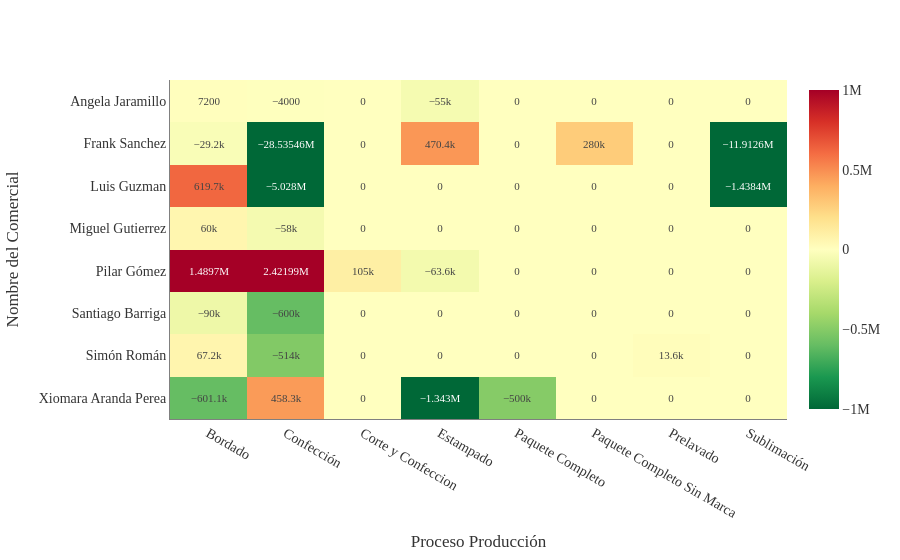

Here is the notebook cell this chart was saved with:
### Markdown cell above
## Impacto económico por comercial

### Code cell
import numpy as np

df_heatmap = df_costos.pivot_table(
    index='Nombre del Comercial',
    columns='Proceso Producción',
    values='Diferencia',
    aggfunc='sum'  # puedes cambiar a sum si quieres impacto total
)
df_mediana = df_costos.pivot_table(
    index='Nombre del Comercial',
    columns='Proceso Producción',
    values='Diferencia valor unitario',
    aggfunc='median'
)

df_media = df_costos.pivot_table(
    index='Nombre del Comercial',
    columns='Proceso Producción',
    values='Diferencia valor unitario',
    aggfunc='mean'
)
df_media = df_media.reindex_like(df_heatmap).fillna(0)
df_mediana = df_mediana.reindex_like(df_heatmap).fillna(0)

customdata = np.dstack((
    df_media.values,
    df_mediana.values
))

figcomercial = px.imshow(
    df_heatmap,
    text_auto=True,
    color_continuous_scale='RdYlGn_r',  
    aspect='auto'
)

figcomercial.update_traces(
    customdata=customdata,
    hovertemplate=
        "Comercial: %{y}<br>" +
        "Proceso: %{x}<br><br>" +
        "Diferencia: %{z:,.0f}<br>" +
        #"Media: %{customdata[0]:,.0f}<br>" +
        "Mediana: %{customdata[1]:,.0f}<br>" +
        "<extra></extra>"
)

# Limitar escala a percentil 95 para mejor visualización de diferencias
percentil = np.percentile(np.abs(df_heatmap.values), 95)

figcomercial.update_layout(
    # Centrar escala de color en 0 (usando percentil para evitar valores extremos)
    coloraxis=dict(
        cmin=-1000000,
        cmax=1000000,
        cmid=0
    ),
    # 1. Fondo transparente
    paper_bgcolor='rgba(0,0,0,0)',
    plot_bgcolor='rgba(0,0,0,0)',
    
    # 2. Tipografía Times New Roman
    font=dict(
        family="Times New Roman, Times, serif",
        size=14,
        color="#333333" # Color de letra gris muy oscuro (casi negro)
    ),
    
    # Ajuste opcional de márgenes para que la letra no se corte
    margin=dict(t=80, b=50, l=50, r=50)
)

# 3. Líneas de cuadrícula más oscuras
figcomercial.update_xaxes(
    showgrid=True, 
    gridwidth=1, 
    gridcolor='#bdbdbd', # Un gris más marcado (puedes usar 'gray' si lo quieres aún más oscuro)
    linecolor='gray',    # Línea del eje principal en negro
    zeroline=True,        # Mantener la línea del cero...
    zerolinecolor='#d3d3d3', # ...pero usar un gris mucho más suave (LightGrey)
    zerolinewidth=1
)

figcomercial.update_yaxes(
    showgrid=True, 
    gridwidth=1, 
    gridcolor='#bdbdbd', 
    linecolor='gray'
)

figcomercial.show()

### Figure 1 — Plotly figure (JSON) as saved in the notebook; plotly's stock layout.template omitted (floating-point values rounded to 4 significant figures)
{"data": [{"coloraxis": "coloraxis", "customdata": [400.0, 0.0, -333.3, -500.0, 0.0, 0.0, -5000.0, -5000.0, 0.0, 0.0, 0.0, 0.0, 0.0, 0.0, 0.0, 0.0, 4.0, -100.0, -117.4, 500.0, 0.0, 0.0, 968.2, 950.0, 0.0, 0.0, 7000.0, 7000.0, 0.0, 0.0, -3391.0, -2100.0, 126.0, 0.0, -370.4, 0.0, 0.0, 0.0, 0.0, 0.0, 0.0, 0.0, 0.0, 0.0, 0.0, 0.0, -6200.0, -6200.0, -81.82, -150.0, -125.0, 0.0, 0.0, 0.0, 0.0, 0.0, 0.0, 0.0, 0.0, 0.0, 0.0, 0.0, 0.0, 0.0, 1510.0, 150.0, 489.6, 658.0, 2100.0, 2100.0, 266.7, 500.0, 0.0, 0.0, 0.0, 0.0, 0.0, 0.0, 0.0, 0.0, -300.0, -300.0, -500.0, 0.0, 0.0, 0.0, 0.0, 0.0, 0.0, 0.0, 0.0, 0.0, 0.0, 0.0, 0.0, 0.0, 333.3, -200.0, -1056.0, 0.0, 0.0, 0.0, 0.0, 0.0, 0.0, 0.0, 0.0, 0.0, 100.0, 100.0, 0.0, 0.0, -166.0, 0.0, 739.2, 0.0, 0.0, 0.0, 513.3, 1000.0, -1000.0, -1000.0, 0.0, 0.0, 0.0, 0.0, 0.0, 0.0], "hovertemplate": "Comercial: %{y}<br>Proceso: %{x}<br><br>Diferencia: %{z:,.0f}<br>Mediana: %{customdata[1]:,.0f}<br><extra></extra>", "name": "0", "texttemplate": "%{z}", "type": "heatmap", "x": ["Bordado", "Confección", "Corte y Confeccion", "Estampado", "Paquete Completo", "Paquete Completo Sin Marca", "Prelavado", "Sublimación"], "xaxis": "x", "y": ["Angela Jaramillo", "Frank Sanchez", "Luis Guzman", "Miguel Gutierrez", "Pilar Gómez", "Santiago Barriga", "Simón Román", "Xiomara Aranda Perea"], "yaxis": "y", "z": [[7200.0, -4000.0, 0.0, -55000.0, 0.0, 0.0, 0.0, 0.0], [-29200.0, -28540000.0, 0.0, 470400.0, 0.0, 280000.0, 0.0, -11910000.0], [619700.0, -5028000.0, 0.0, 0.0, 0.0, 0.0, 0.0, -1438000.0], [60000.0, -58000.0, 0.0, 0.0, 0.0, 0.0, 0.0, 0.0], [1490000.0, 2422000.0, 105000.0, -63600.0, 0.0, 0.0, 0.0, 0.0], [-90000.0, -600000.0, 0.0, 0.0, 0.0, 0.0, 0.0, 0.0], [67200.0, -514000.0, 0.0, 0.0, 0.0, 0.0, 13600.0, 0.0], [-601100.0, 458300.0, 0.0, -1343000.0, -500000.0, 0.0, 0.0, 0.0]]}], "layout": {"coloraxis": {"cmax": 1000000, "cmid": 0, "cmin": -1000000, "colorscale": [[0, "rgb(0,104,55)"], [0.1, "rgb(26,152,80)"], [0.2, "rgb(102,189,99)"], [0.3, "rgb(166,217,106)"], [0.4, "rgb(217,239,139)"], [0.5, "rgb(255,255,191)"], [0.6, "rgb(254,224,139)"], [0.7, "rgb(253,174,97)"], [0.8, "rgb(244,109,67)"], [0.9, "rgb(215,48,39)"], [1, "rgb(165,0,38)"]]}, "font": {"color": "#333333", "family": "Times New Roman, Times, serif", "size": 14}, "margin": {"b": 50, "l": 50, "r": 50, "t": 80}, "paper_bgcolor": "rgba(0,0,0,0)", "plot_bgcolor": "rgba(0,0,0,0)", "xaxis": {"anchor": "y", "domain": [0, 1], "gridcolor": "#bdbdbd", "gridwidth": 1, "linecolor": "gray", "showgrid": true, "title": {"text": "Proceso Producción"}, "zeroline": true, "zerolinecolor": "#d3d3d3", "zerolinewidth": 1}, "yaxis": {"anchor": "x", "autorange": "reversed", "domain": [0, 1], "gridcolor": "#bdbdbd", "gridwidth": 1, "linecolor": "gray", "showgrid": true, "title": {"text": "Nombre del Comercial"}}}}
